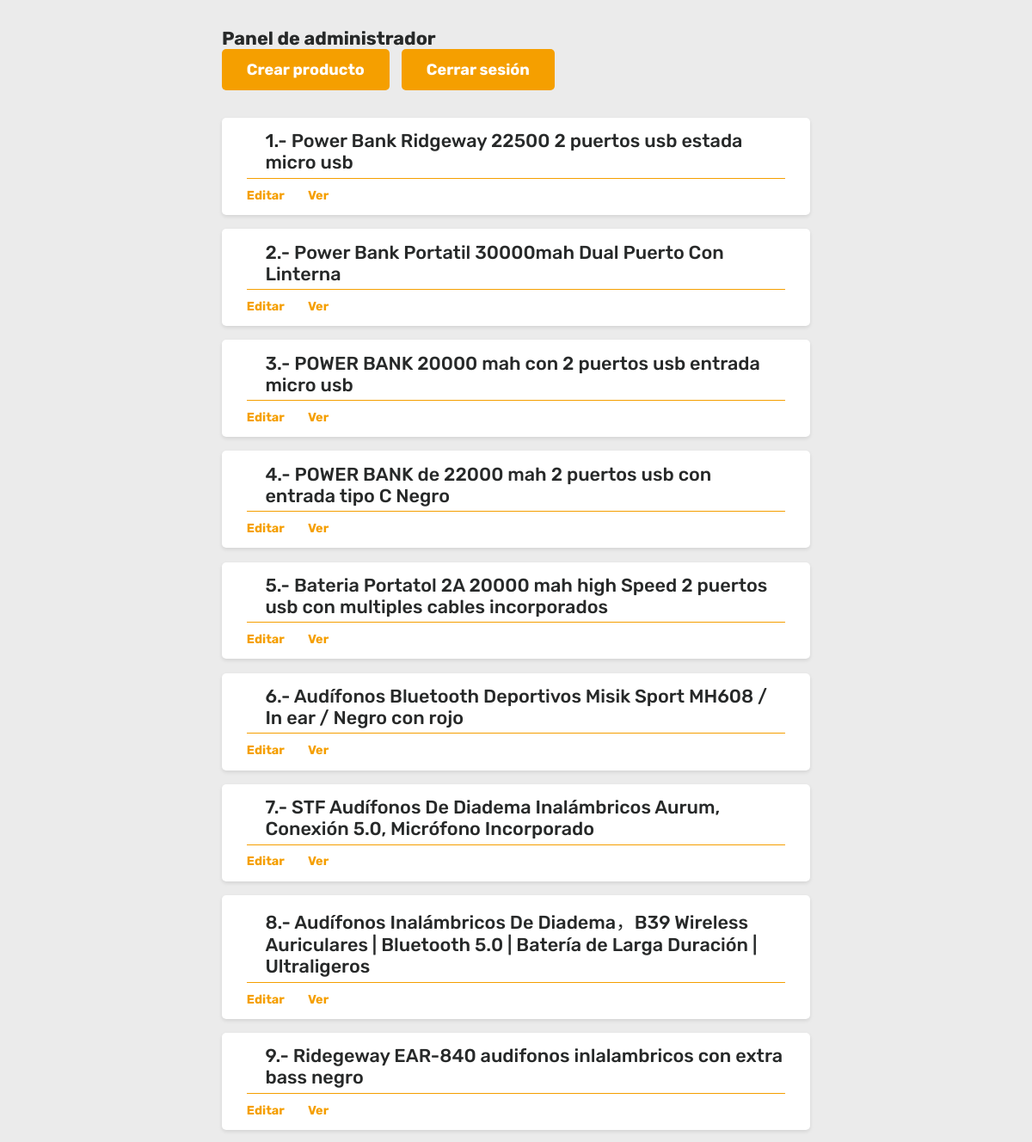
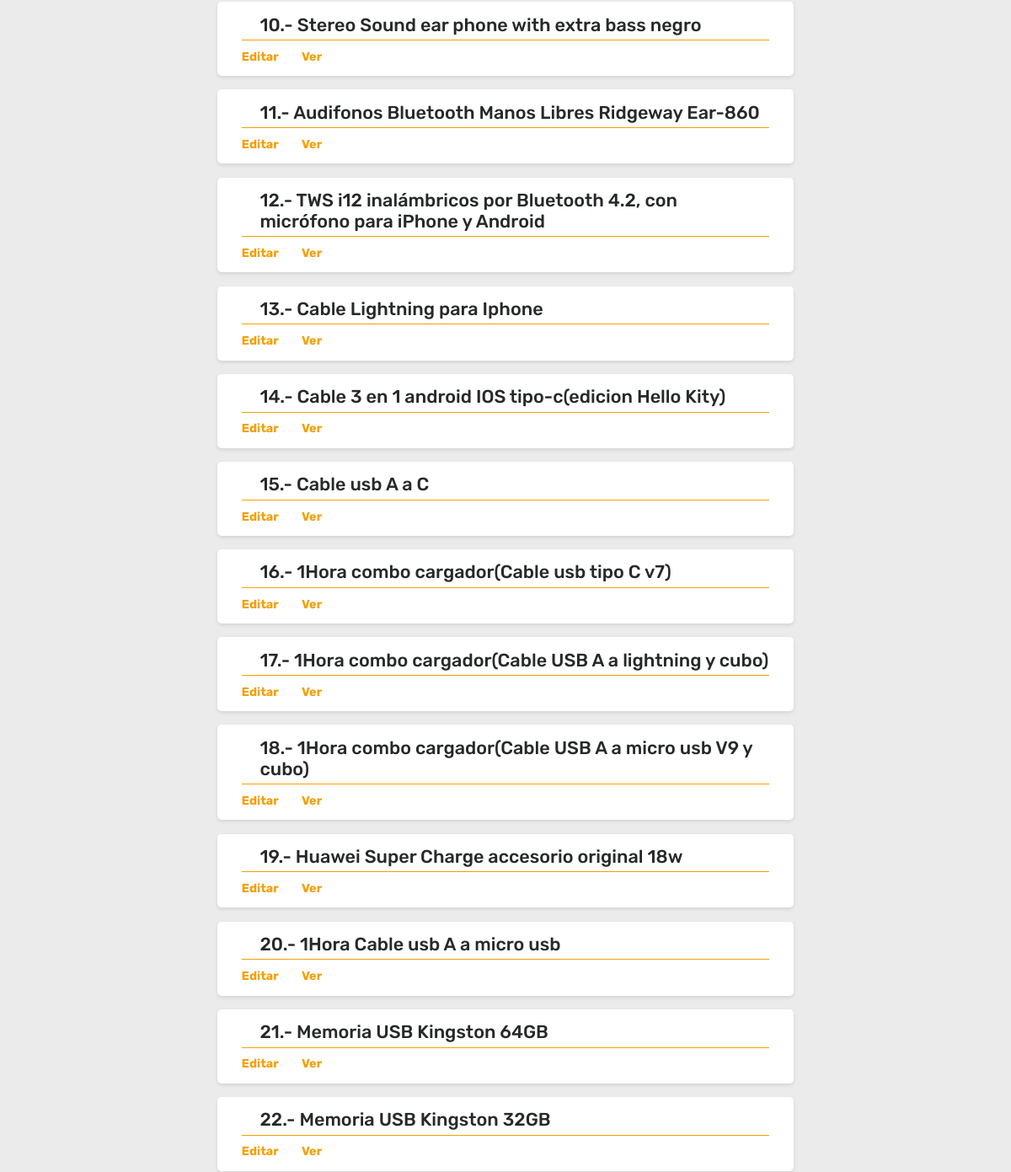
Before: /admin/index.php (signed in, upper part) with the older database file (2 pictures, top to bottom).
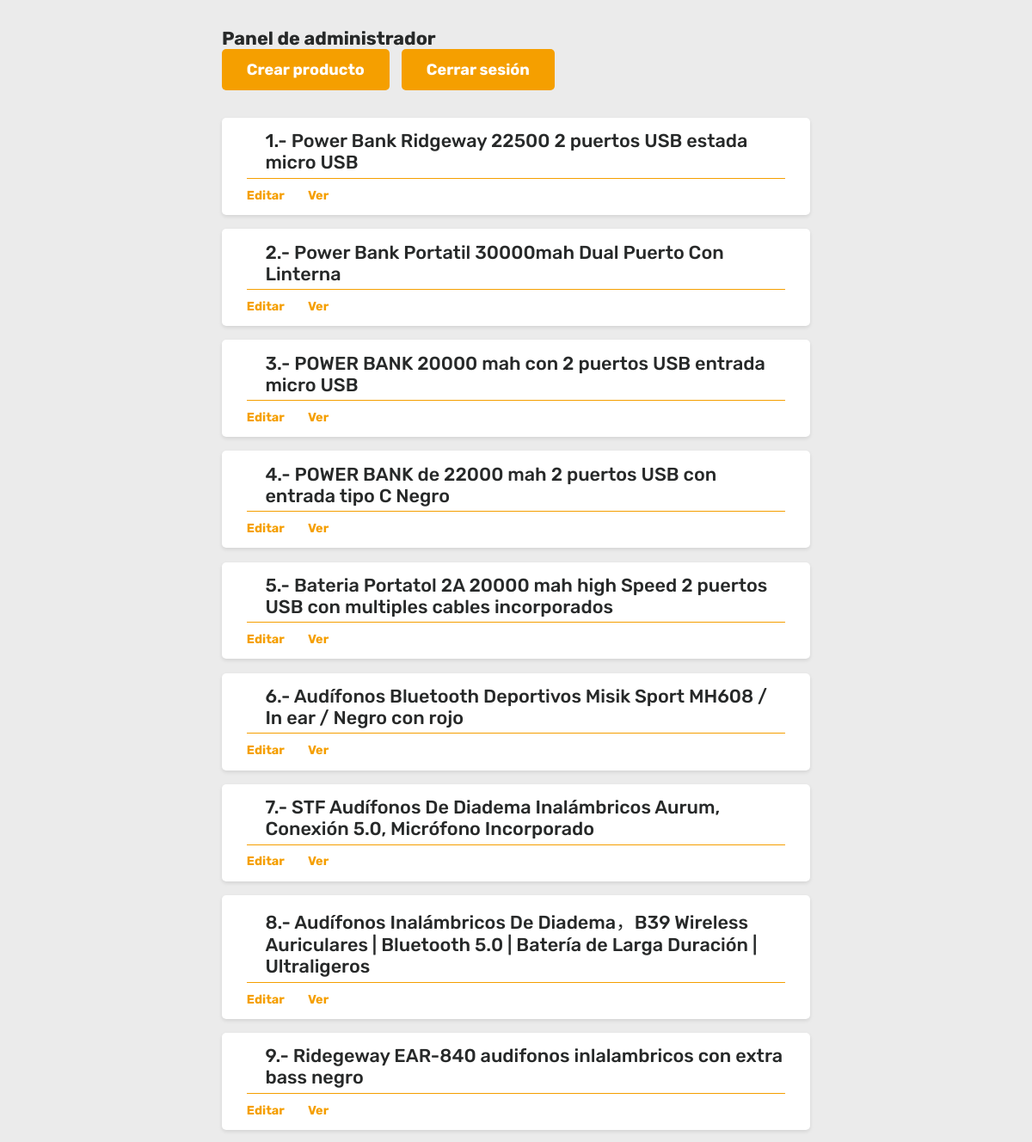
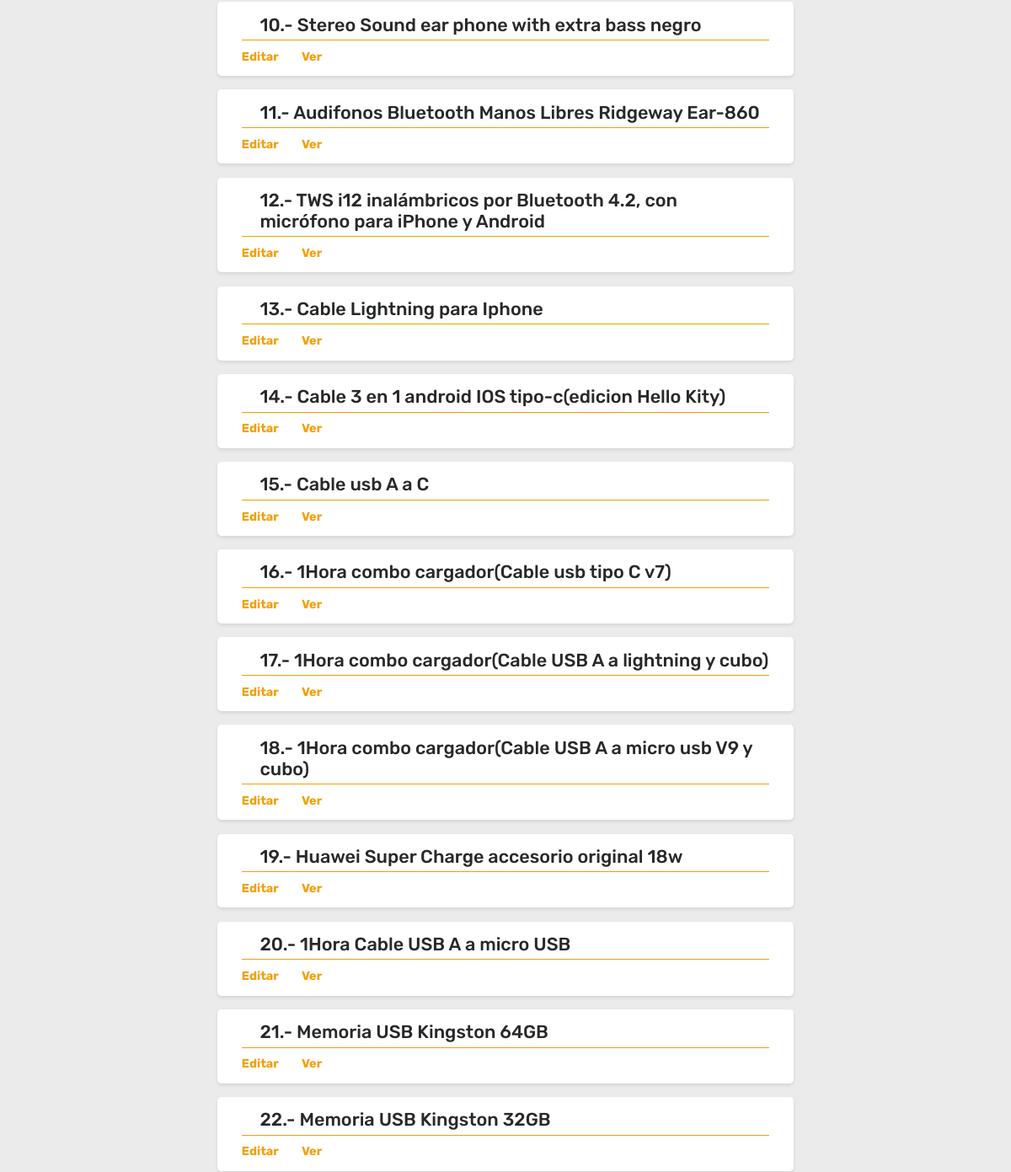
After: the same page with the newer database file (2 pictures, top to bottom).
### tables this page shows
CREATE TABLE `productos` (
  `id` int(11) NOT NULL,
  `nombre` varchar(200) NOT NULL,
  `precio` float(8,2) NOT NULL,
  `descripcion` text NOT NULL,
  `caracteristicas` text NOT NULL,
  `cantidad` int(11) NOT NULL,
  `imagen1` varchar(200) NOT NULL,
  `imagen2` varchar(200) NOT NULL,
  `imagen3` varchar(200) NOT NULL,
  `imagen4` varchar(200) NOT NULL,
  `categoria_id` int(11) NOT NULL
);

### admin/index.php (the view, shortened to what this page needs)
<?php
    include "../includes/conexion.php";
?>
<!DOCTYPE html>
<html lang="en">
<head>
    <link rel="stylesheet" href="../src/css/utilidades.css">
    <link rel="stylesheet" href="../src/css/estilos.css">
    <link rel="stylesheet" href="../src/css/queries.css">
    <link rel="stylesheet" href="../src/css/admin.css">
</head>
<body>
    <section class="seccion-admin">
        <div class="contenedor">
            <h1>Panel de administrador</h1>
            <div class="hero__botones">
                <a href="crear_producto.php" class="btn btn-primario">Crear producto</a>
                <a href="cerrar_sesion.php" class="btn btn-primario">Cerrar sesión</a>
            </div>
            <div class="paquetes__secundarios">
                <?php
                    $query = "SELECT id, nombre FROM productos";
                    $statement = $conexion->prepare($query);
                    $statement->execute();
                    $productos = $statement->get_result();
                    while($producto = $productos->fetch_assoc()):
                ?>
                    <div class="paquete__secundario">
                        <p class="secundario__nombre">
                            <?php echo $producto["id"]; ?>.- <?php echo $producto["nombre"]; ?>
                        </p>
                        <div class="secundario__linea"></div>
                        <div class="admin__links">
                            <a href="update_producto.php?producto_id=<?php echo $producto["id"]; ?>" class="secundario__link">Editar</a>
                            <a target="_blank" href="../producto.php?producto_id=<?php echo $producto["id"]; ?>" class="secundario__link">Ver</a>
                        </div>
                    </div>
                <?php endwhile; ?>
            </div>
        </div>
    </section>
</body>
</html>

Changed rows visible on the page:
changed productos id 1: nombre "Power Bank Ridgeway 22500 2 puertos usb estada micro usb" → "Power Bank Ridgeway 22500 2 puertos USB estada micro USB"
changed productos id 3: nombre "POWER BANK 20000 mah con 2 puertos usb entrada micro usb" → "POWER BANK 20000 mah con 2 puertos USB entrada micro USB"
changed productos id 4: nombre "POWER BANK de 22000 mah 2 puertos usb con entrada tipo C Negro" → "POWER BANK de 22000 mah 2 puertos USB con entrada tipo C Negro"
changed productos id 5: nombre "Bateria Portatol 2A 20000 mah high Speed 2 puertos usb con multiples cables incorporados" → "Bateria Portatol 2A 20000 mah high Speed 2 puertos USB con multiples cables incorporados"
changed productos id 20: nombre "1Hora Cable usb A a micro usb" → "1Hora Cable USB A a micro USB"
